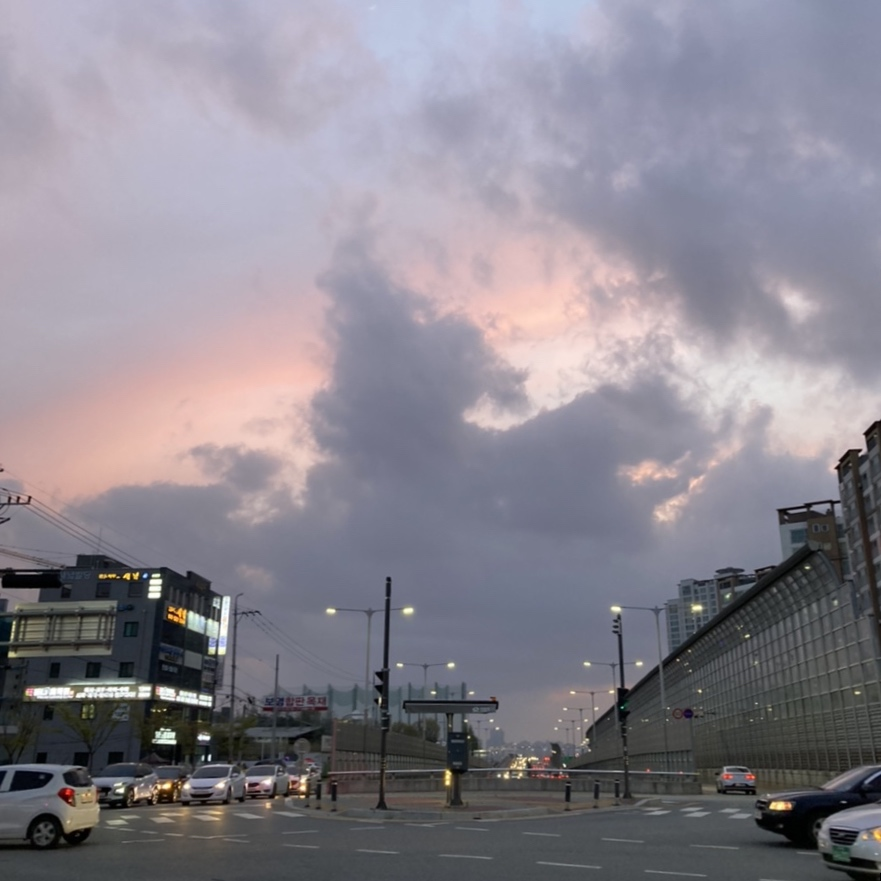
#> input picture Img/sunset.jpg, 881 x 881 px, found by its file name
$ python histo_2d.py
#> lines starting #> are read from the running program, lines starting #| are printed output that depends on the picture
# 2D 히스토그램

import cv2
import matplotlib.pylab as plt

plt.style.use('classic')  # 컬러 스타일을 1.x 스타일로 사용
img = cv2.imread('../sunset.jpg')
#> img is the input picture: shape (881, 881, 3); mean B, G, R 142, 132.3, 136.5

plt.subplot(131)
hist = cv2.calcHist([img], [0,1], None, [32,32], [0,256,0,256])
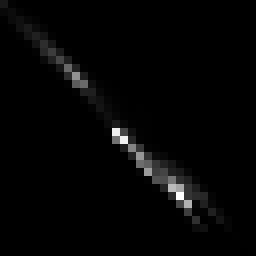
#> hist: shape (32, 32) float32 (shown 8 times larger); min 0, max 37600, mean 758; drawn with min black and max white
p = plt.imshow(hist)
plt.title('Blue and Green')
plt.colorbar(p)

plt.subplot(132)
hist = cv2.calcHist([img], [1,2], None, [32,32], [0,256,0,256])
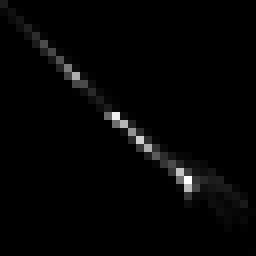
#> hist: shape (32, 32) float32 (shown 8 times larger); min 0, max 40644, mean 758; drawn with min black and max white
p = plt.imshow(hist)
plt.title('Green and Red')
plt.colorbar(p)

plt.subplot(133)
hist = cv2.calcHist([img], [0,2], None, [32,32], [0,256,0,256])
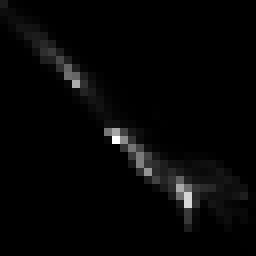
#> hist: shape (32, 32) float32 (shown 8 times larger); min 0, max 31797, mean 758; drawn with min black and max white
p = plt.imshow(hist)
plt.title('Blue and Red')
plt.colorbar(p)

plt.show()
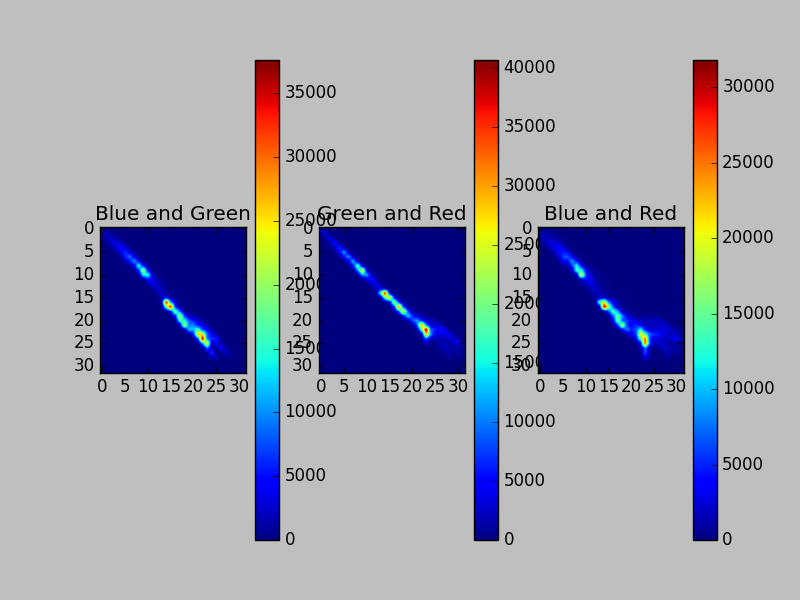
#> figure drawn by matplotlib, 6 panels

$ run again, with Img/cafe.jpg copied over Img/sunset.jpg
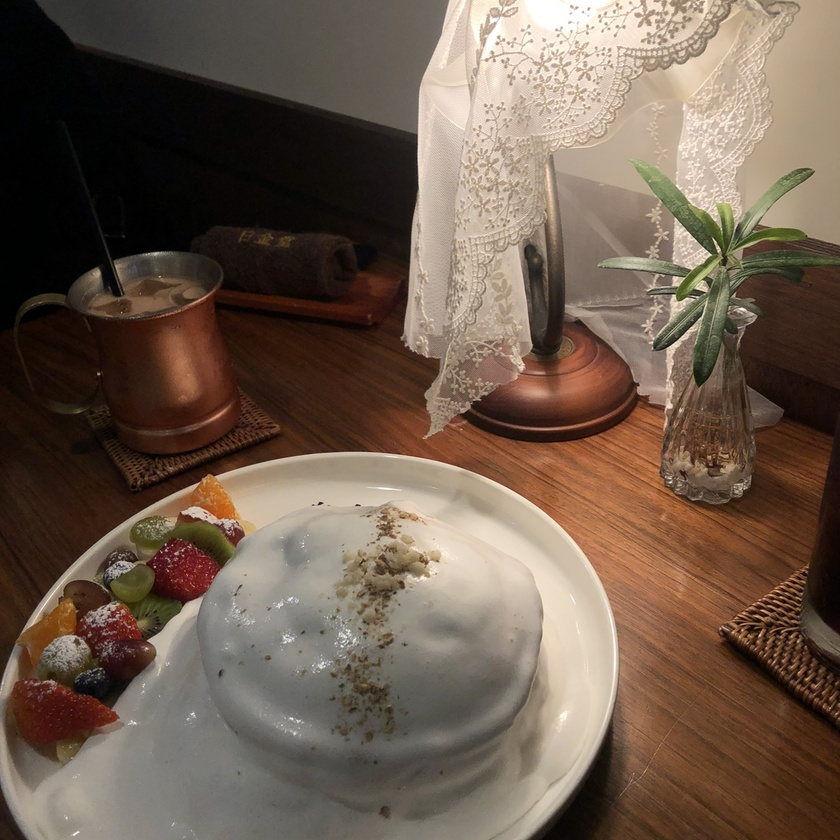
#> input picture Img/cafe.jpg, 840 x 840 px, shrunk from 1500 x 1500 before the run, found by its file name
#> img is the input picture: shape (840, 840, 3); mean B, G, R 77.4, 91.8, 109.8
#> `hist = cv2.calcHist([img], [1,2], None, [32,32], [0,256,0,256])`:
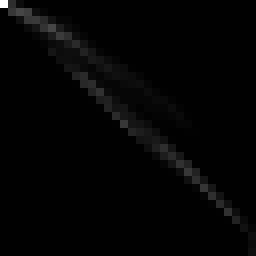
#> hist: shape (32, 32) float32 (shown 8 times larger); min 0, max 47526, mean 689.1; drawn with min black and max white
#> `hist = cv2.calcHist([img], [0,2], None, [32,32], [0,256,0,256])`:
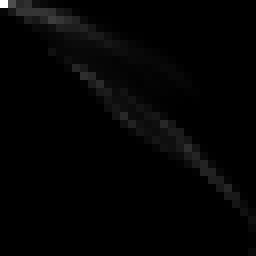
#> hist: shape (32, 32) float32 (shown 8 times larger); min 0, max 46485, mean 689.1; drawn with min black and max white

$ run again, with Img/cat.jpg copied over Img/sunset.jpg
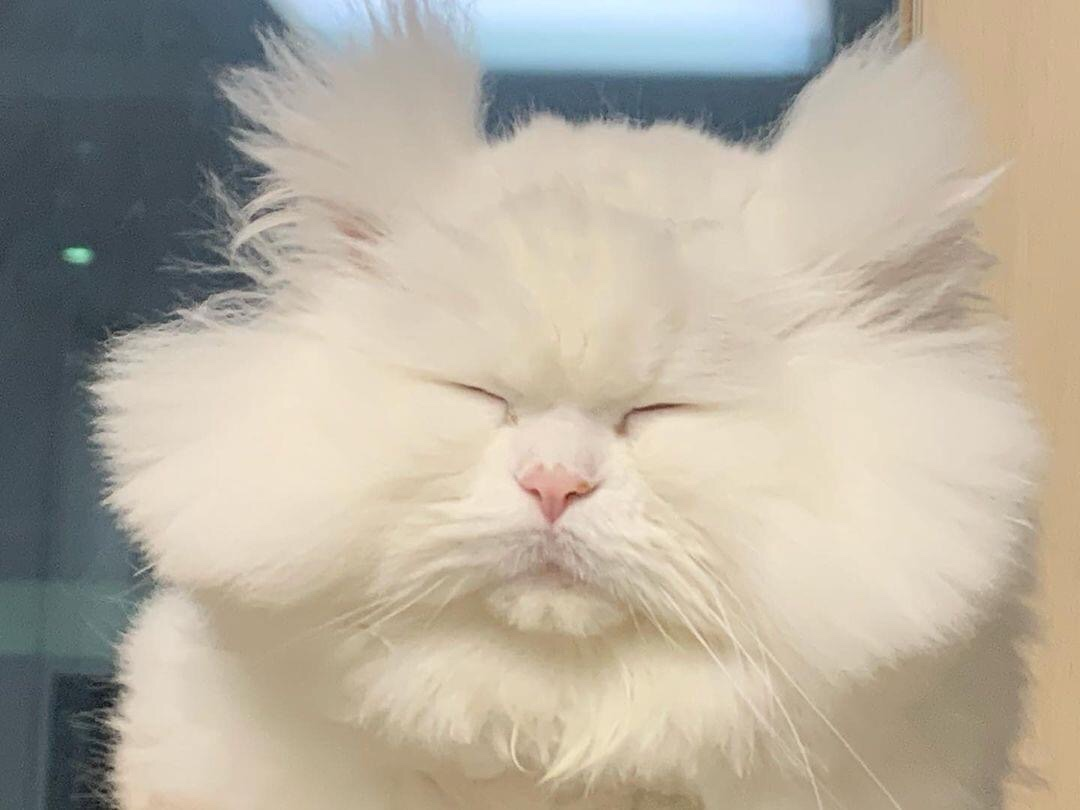
#> input picture Img/cat.jpg, 1080 x 810 px, found by its file name
#> img is the input picture: shape (810, 1080, 3); mean B, G, R 158.6, 173.3, 181.2
#> `hist = cv2.calcHist([img], [1,2], None, [32,32], [0,256,0,256])`:
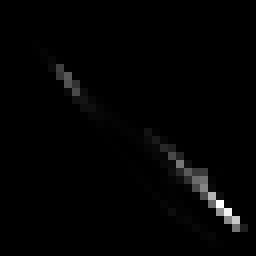
#> hist: shape (32, 32) float32 (shown 8 times larger); min 0, max 62989, mean 854.3; drawn with min black and max white
#> `hist = cv2.calcHist([img], [0,2], None, [32,32], [0,256,0,256])`:
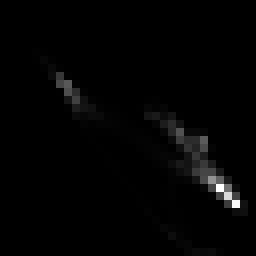
#> hist: shape (32, 32) float32 (shown 8 times larger); min 0, max 58462, mean 854.3; drawn with min black and max white
